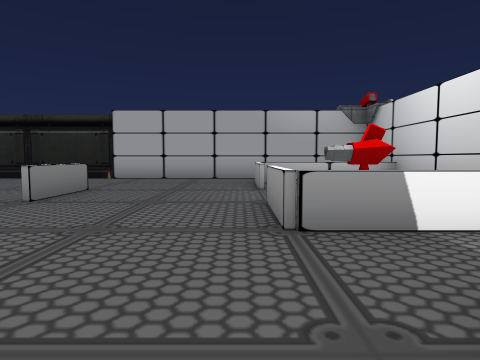
view 1 (above)

14 first-person views from a walk through a 3-D level made in the Unity game engine. The camera is 1.2 m above the floor, tilts 4° down and sees 75° across. The floor is counted in squares, 2 m on a side. Each view is taken from the middle of a square. On the plan, view 1 faces up. The plan holds only what a view shows up to about 9 squares ahead; the rest is blank. The place goes on beyond the plan. The player character is not drawn. Some animated figures are not drawn. Door leaves are left out, so doorways stand open. Some surface patterns are stand-ins.

view 2
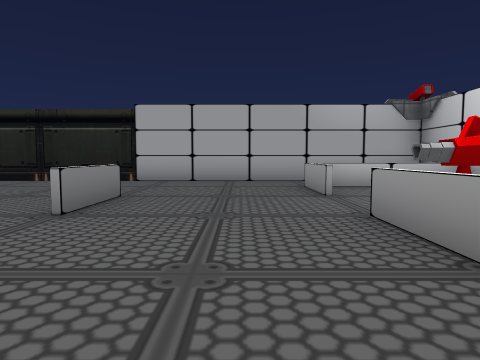

view 3
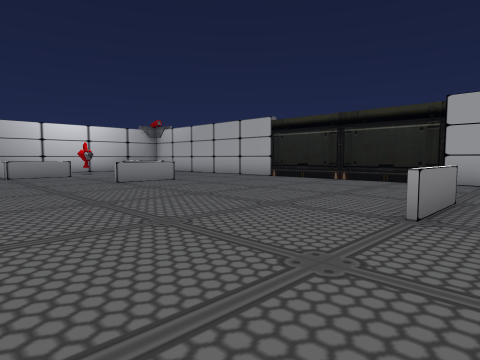

view 4
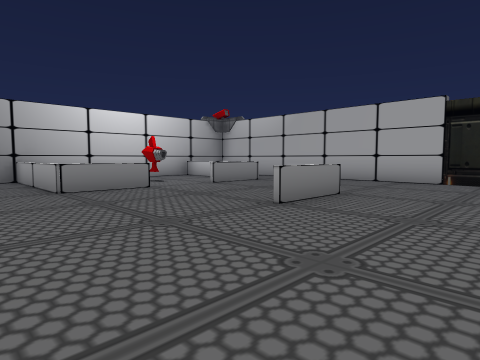

view 5
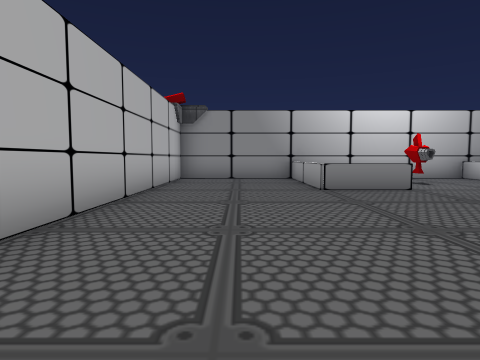

view 6
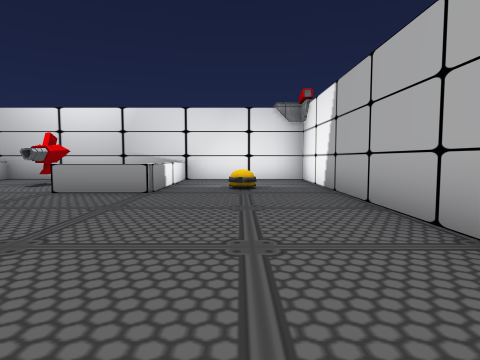

view 7
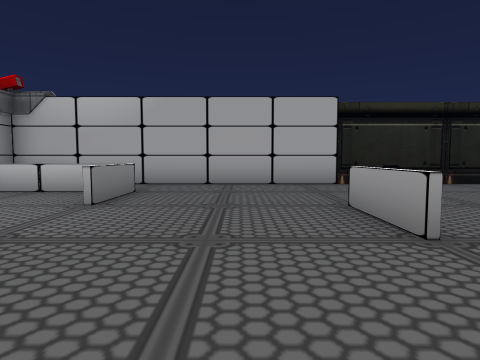

view 8
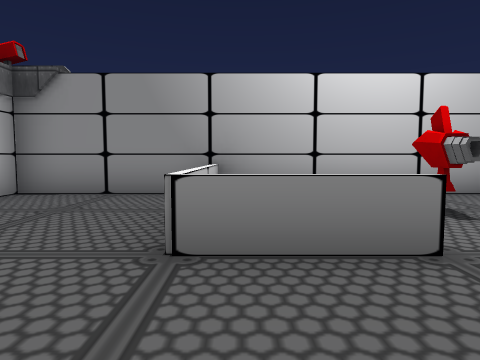

view 9
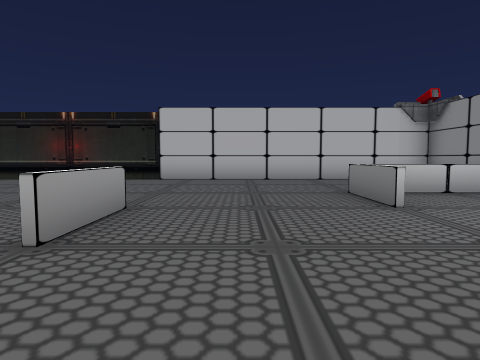

view 10
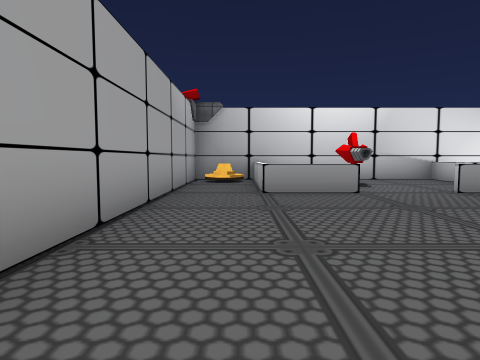

view 11
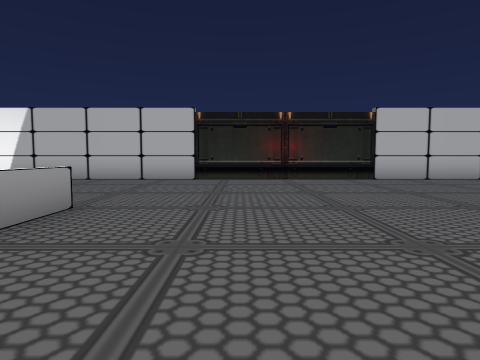

view 12
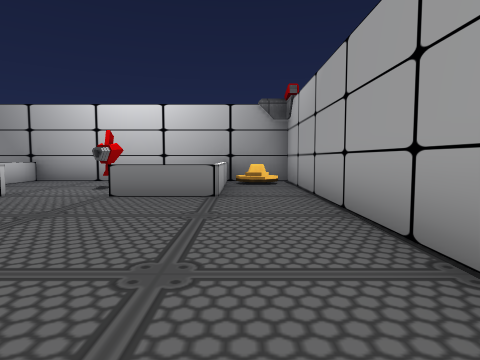

view 13
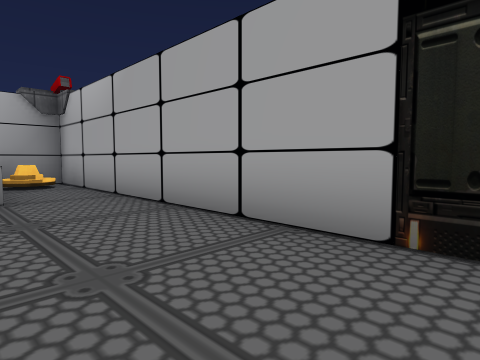

view 14
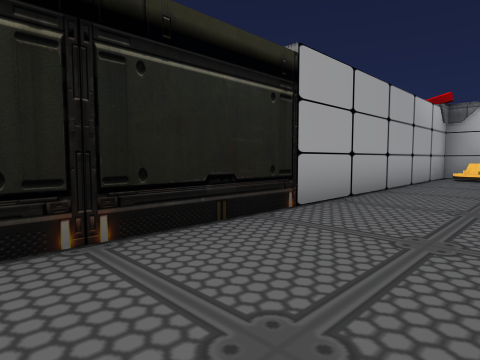

### Floor plan
Ten units are one square. View 1 is at (0, 0); x grows to the right and y downward. Boxes are objects, and circles mark ways between rooms. Rooms are numbered by the first view taken in them; rooms with no view inside come last. Other rooms are left out.
<svg viewBox="-167 -98 211 110">
<path fill="none" stroke="#000" d="M-162 -31 -162 7 38 7 38 -30M38 -75 38 -93 -162 -93 -162 -71M-96 -42 -96 -60M-95 -60 -95 -42M-30 -42 -30 -55M-29 -60 -29 -42M-129 -44 -129 -25 -162 -25M4 -59 4 -77 36 -77M-162 -77 -129 -77 -129 -59M38 -25 4 -25 4 -42M38 -30 38 -75M39 -75 5 -75M20 -26 38 -26M-162 -71 -162 -31M-162 -26 -131 -26M-131 -75 -161 -75"/>
<rect x="-155" y="-85" width="10" height="10" fill="#bbb"><title>other object</title></rect>
<rect x="25" y="-85" width="10" height="10" fill="#bbb"><title>other object</title></rect>
<rect x="15" y="-55" width="10" height="10" fill="#bbb"><title>turret</title></rect>
<rect x="-155" y="-55" width="20" height="10" fill="#bbb"><title>turret</title></rect>
<circle cx="0" cy="-55" r="3" fill="#2a7"/>
<circle cx="-130" cy="-55" r="3" fill="#2a7"/>
<text x="-70" y="-40">1</text>
<text x="20" y="-60">2</text>
<text x="-150" y="-50">3</text>
</svg>
Room 1 opens to room 2. Room 1 opens to room 3.

Where each view was taken, in squares from view 1:
view 1: 0 up, 0 right, facing up
view 2: 1 up, 1 left, facing up
view 3: 1 up, 2 left, facing up-left
view 4: 1 up, 7 left, facing up-left
view 5: 1 up, 7 left, facing left
view 6: 1 up, 5 left, facing right
view 7: 2 up, 11 left, facing up
view 8: 3 up, 11 left, facing left
view 9: 8 up, 11 left, facing down
view 10: 8 up, 5 left, facing right
view 11: 8 up, 5 left, facing down
view 12: 8 up, 8 left, facing left
view 13: 7 up, 8 left, facing up-left
view 14: 7 up, 7 left, facing up-right
